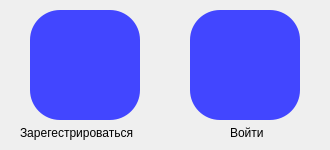
<?xml version="1.0" encoding="UTF-8"?>
<ui version="4.0">
 <class>MainWindow</class>
 <widget class="QMainWindow" name="MainWindow">
  <property name="geometry">
   <rect>
    <x>0</x>
    <y>0</y>
    <width>330</width>
    <height>150</height>
   </rect>
  </property>
  <property name="windowTitle">
   <string>BRegistration</string>
  </property>
  <property name="styleSheet">
   <string notr="true">QPushButton {
	border-radius: 30px;
	background: rgb(66, 70, 255);
}

QPushButton::hover {
	background: rgb(162, 181, 255);
}</string>
  </property>
  <widget class="QWidget" name="centralwidget">
   <widget class="QPushButton" name="pushButton">
    <property name="geometry">
     <rect>
      <x>30</x>
      <y>10</y>
      <width>110</width>
      <height>110</height>
     </rect>
    </property>
    <property name="font">
     <font>
      <pointsize>50</pointsize>
     </font>
    </property>
    <property name="text">
     <string/>
    </property>
    <property name="icon">
     <iconset>
      <normaloff>зарегестрироваться.png</normaloff>зарегестрироваться.png</iconset>
    </property>
    <property name="iconSize">
     <size>
      <width>70</width>
      <height>70</height>
     </size>
    </property>
   </widget>
   <widget class="QPushButton" name="pushButton_2">
    <property name="geometry">
     <rect>
      <x>190</x>
      <y>10</y>
      <width>110</width>
      <height>110</height>
     </rect>
    </property>
    <property name="font">
     <font>
      <pointsize>50</pointsize>
     </font>
    </property>
    <property name="text">
     <string/>
    </property>
    <property name="icon">
     <iconset>
      <normaloff>войти.png</normaloff>войти.png</iconset>
    </property>
    <property name="iconSize">
     <size>
      <width>70</width>
      <height>70</height>
     </size>
    </property>
   </widget>
   <widget class="QLabel" name="label">
    <property name="geometry">
     <rect>
      <x>20</x>
      <y>125</y>
      <width>130</width>
      <height>16</height>
     </rect>
    </property>
    <property name="text">
     <string>Зарегестрироваться</string>
    </property>
   </widget>
   <widget class="QLabel" name="label_2">
    <property name="geometry">
     <rect>
      <x>230</x>
      <y>125</y>
      <width>40</width>
      <height>16</height>
     </rect>
    </property>
    <property name="text">
     <string>Войти</string>
    </property>
   </widget>
  </widget>
 </widget>
 <resources/>
 <connections/>
</ui>
